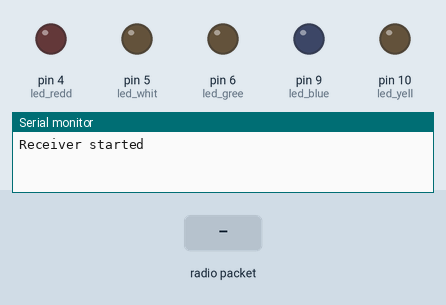
The sketch below on a simulated Arduino Uno, built with avr-gcc and run on an emulated ATmega328P. Shown: output pins drawn as LEDs (lit = HIGH), the last lines printed to the serial monitor. The inputs (shaded band) are chosen by the test bench. No radio packets arrive unless stated.

Above: at 1.2 s.
1.3 s: radio packet "BUTTON_BLUE" arrives
At 1.7 s:
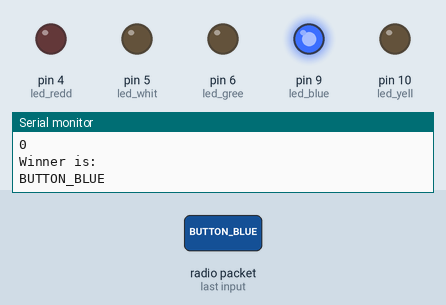
2.8 s: radio packet "NO WIN" arrives
4.3 s: radio packet "BUTTON_YELL" arrives
Timing chart, 0 to 7.3 s (numbered marks = the images above; inputs shaded):
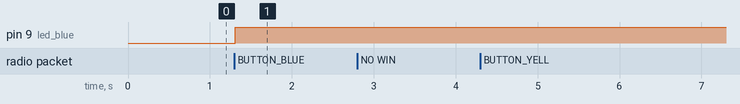

Measured:
- after the input at 1.3 s, pin 9 (led_blue): LOW → HIGH at once

The sketch:

rfReceiver.ino
```cpp
/*
* Arduino Wireless Communication Tutorial
*       Example 1 - Receiver Code
*
* by Dejan Nedelkovski, www.HowToMechatronics.com
*
* Library: TMRh20/RF24, https://github.com/tmrh20/RF24/
*/

#include <SPI.h>
#include <nRF24L01.h>
#include <RF24.h>

RF24 radio(7, 8); // CE, CSN

const byte address[6] = "00001";

int led_yell = 10;
int led_blue = 9;
int led_redd = 4;
int led_whit = 5;
int led_gree = 6;

int counter = 0;
char text[32] = "";
char winner[32] = "NO WIN";

void setup() {
  Serial.begin(115200);
  radio.begin();
  radio.openReadingPipe(1, address);
  radio.setChannel(1);
  radio.setPALevel(RF24_PA_MAX);
  radio.startListening();

  //Initialize serial and wait for port to open:
  Serial.begin(115200);
  while (!Serial) {
    ; // wait for serial port to connect. Needed for native USB port only
  }
  Serial.println("Receiver started");

  pinMode(led_yell, OUTPUT);
  pinMode(led_blue, OUTPUT);
  pinMode(led_redd, OUTPUT);
  pinMode(led_whit, OUTPUT);
  pinMode(led_gree, OUTPUT);

  digitalWrite(led_yell, LOW);
  digitalWrite(led_blue, LOW);
  digitalWrite(led_redd, LOW);
  digitalWrite(led_whit, LOW);
  digitalWrite(led_gree, LOW);
}

void loop() {
  delay(100);
  if (radio.available()) {
    radio.read(&text, sizeof(text));
    Serial.println("Received");
    Serial.println(text);
    Serial.println(counter);
    if (!strcmp(winner, "NO WIN"))
      strcpy(winner, text);
    Serial.println("Winner is:");
    Serial.println(winner);
    counter ++;

    if (!strcmp(winner, "BUTTON_BLUE"))
      digitalWrite(led_blue, HIGH);
    if (!strcmp(winner, "BUTTON_YELL"))
      digitalWrite(led_yell, HIGH);
    if (!strcmp(winner, "BUTTON_REDD"))
      digitalWrite(led_redd, HIGH);
    if (!strcmp(winner, "BUTTON_WHIT"))
      digitalWrite(led_whit, HIGH);
    if (!strcmp(winner, "BUTTON_GREE"))
      digitalWrite(led_gree, HIGH);

  }
}
```
